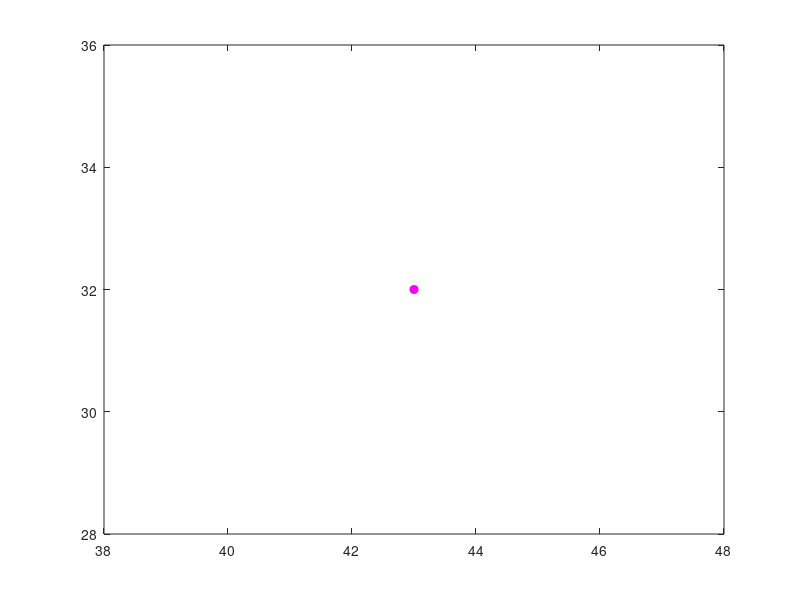

Write MATLAB code to recreate this figure. (Note: this script raises an error after producing the figure.)
% Circle Intersection - CoPilot Assist

clc
clear
% Joint coordinates
A = [7 4 0];
B = [5 16 0];
C = [25 25 0];
D = [23 10 0];
E = [18 34 0];
F = [43 32 0];
G = [45 17 0];

% Saving original values
originalB=B;
originalC=C;
originalE=E;
originalF=F;

% Length of each link or important links
AB = norm(A-B);
BC = norm(B-C);
CD = norm(C-D);
BE = norm(B-E);

% Initial link lines (handles)
hAB = plot([A(1) originalB(1)], [A(2) originalB(2)], '-b', 'LineWidth', 2);
hBC = plot([originalB(1) originalC(1)], [originalB(2) originalC(2)], '-c', 'LineWidth', 2);
hCD = plot([originalB(1) D(1)], [originalC(2) D(2)], '-k', 'LineWidth', 2);
hBE = plot([originalB(1) originalE(1)], [originalB(2) originalE(2)], '--g', 'LineWidth', 2);
hCE = plot([originalC(1) originalE(1)], [originalC(2) originalE(2)], '--k', 'LineWidth', 2);
hEF = plot([originalE(1) originalF(1)], [originalE(2) originalF(2)], '--m', 'LineWidth', 2);
hFG = plot([originalF(1) G(1)], [originalF(2) G(2)], ':', 'Color', [0.5 0 0.5], 'LineWidth', 2);

% Joint markers
hB = plot(originalB(1), originalB(2), 'bo', 'MarkerFaceColor', 'b');
hC = plot(originalC(1), originalC(2), 'ro', 'MarkerFaceColor', 'r');
hE = plot(originalE(1), originalE(2), 'go', 'MarkerFaceColor', 'g');
hF = plot(originalF(1), originalF(2), 'mo', 'MarkerFaceColor', 'm');

% Trajectory
hTrajB = animatedline('Color', 'b', 'LineStyle', '-', 'LineWidth', 1.5);
hTrajC = animatedline('Color', 'r', 'LineStyle', '-', 'LineWidth', 1.5);
hTrajE = animatedline('Color', 'g', 'LineStyle', '--', 'LineWidth', 1.5);
hTrajF = animatedline('Color', 'm', 'LineStyle', ':', 'LineWidth', 1.5);

legend({'A', 'D', 'G', 'AB', 'BC', 'CD', 'BE', 'CE', 'EF', 'FG', 'B', 'C', 'E', 'F'}, 'Location', 'bestoutside');

% Set axis limits with margin
allx = [A(1), D(1), G(1), originalB(1), originalC(1), originalE(1), originalF(1)];
ally = [A(2), D(2), G(2), originalB(2), originalC(2), originalE(2), originalF(2)];
xmin = min(allx(:)) - 15; xmax = max(allx(:)) + 15;
ymin = min(ally(:)) - 15; ymax = max(ally(:)) + 15;
axis([xmin xmax ymin ymax]);

% Animate
frameDelay = 0.02;
for k = 1:n+1
    % Update Links
    set(hAB, 'XData', [A(1) new_B_joint_x(k)], 'YData', [A(2) new_B_joint_y(k)]);
    set(hBC, 'XData', [new_B_joint_x(k) new_C_joint_x(k)], 'YData', [new_B_joint_y(k) new_C_joint_y(k)]);
    set(hCD, 'XData', [new_C_joint_x(k) D(1)], 'YData', [new_B_joint_y(k) D(2)]);
    set(hBE, 'XData', [new_B_joint_x(k) new_E_joint_x(k)], 'YData', [new_B_joint_y(k) new_E_joint_y(k)]);
    set(hCE, 'XData', [new_C_joint_x(k) new_E_joint_x(k)], 'YData', [new_C_joint_y(k) new_E_joint_y(k)]);
    set(hEF, 'XData', [new_E_joint_x(k) new_F_joint_x(k)], 'YData', [new_E_joint_y(k) new_F_joint_y(k)]);
    set(hFG, 'XData', [new_F_joint_x(k) G(1)], 'YData', [new_F_joint_y(k) G(2)]);

    % Update joint markers
    set(hB, 'XData', new_B_joint_x(k), 'YData', new_B_joint_y(k));
    set(hC, 'XData', new_C_joint_x(k), 'YData', new_C_joint_y(k));
    set(hE, 'XData', new_E_joint_x(k), 'YData', new_E_joint_y(k));
    set(hF, 'XData', new_F_joint_x(k), 'YData', new_F_joint_y(k));

    % Trajectory
    addpoints(hTrajB, new_B_joint_x(k), new_B_joint_y(k));
    addpoints(hTrajC, new_C_joint_x(k), new_C_joint_y(k));
    addpoints(hTrajE, new_E_joint_x(k), new_E_joint_y(k));
    addpoints(hTrajF, new_F_joint_x(k), new_F_joint_y(k));

    drawnow;
    pause(frameDelay);
end
